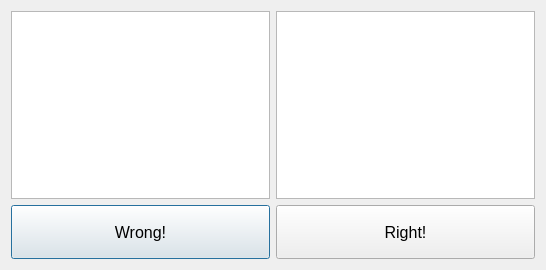
<?xml version="1.0" encoding="UTF-8"?>
<ui version="4.0">
 <class>RightorWrongDialog</class>
 <widget class="QDialog" name="RightorWrongDialog">
  <property name="windowModality">
   <enum>Qt::ApplicationModal</enum>
  </property>
  <property name="enabled">
   <bool>true</bool>
  </property>
  <property name="geometry">
   <rect>
    <x>0</x>
    <y>0</y>
    <width>546</width>
    <height>270</height>
   </rect>
  </property>
  <property name="sizePolicy">
   <sizepolicy hsizetype="Fixed" vsizetype="Fixed">
    <horstretch>23</horstretch>
    <verstretch>0</verstretch>
   </sizepolicy>
  </property>
  <property name="focusPolicy">
   <enum>Qt::NoFocus</enum>
  </property>
  <property name="windowTitle">
   <string>Right or wrong?</string>
  </property>
  <property name="toolTip">
   <string notr="true"/>
  </property>
  <property name="statusTip">
   <string notr="true"/>
  </property>
  <layout class="QGridLayout" name="gridLayout">
   <item row="0" column="0">
    <widget class="QPlainTextEdit" name="correct_answer_textEdit">
     <property name="focusPolicy">
      <enum>Qt::NoFocus</enum>
     </property>
     <property name="readOnly">
      <bool>true</bool>
     </property>
     <property name="plainText">
      <string notr="true"/>
     </property>
     <property name="tabStopWidth">
      <number>0</number>
     </property>
    </widget>
   </item>
   <item row="0" column="1">
    <widget class="QPlainTextEdit" name="given_answer_textEdit">
     <property name="focusPolicy">
      <enum>Qt::NoFocus</enum>
     </property>
     <property name="readOnly">
      <bool>true</bool>
     </property>
     <property name="plainText">
      <string notr="true"/>
     </property>
     <property name="tabStopWidth">
      <number>0</number>
     </property>
    </widget>
   </item>
   <item row="1" column="0">
    <widget class="QPushButton" name="wrong">
     <property name="sizePolicy">
      <sizepolicy hsizetype="Minimum" vsizetype="Maximum">
       <horstretch>0</horstretch>
       <verstretch>0</verstretch>
      </sizepolicy>
     </property>
     <property name="minimumSize">
      <size>
       <width>110</width>
       <height>54</height>
      </size>
     </property>
     <property name="font">
      <font>
       <pointsize>12</pointsize>
      </font>
     </property>
     <property name="focusPolicy">
      <enum>Qt::StrongFocus</enum>
     </property>
     <property name="text">
      <string>Wrong!</string>
     </property>
     <property name="autoRepeatInterval">
      <number>99</number>
     </property>
    </widget>
   </item>
   <item row="1" column="1">
    <widget class="QPushButton" name="right">
     <property name="sizePolicy">
      <sizepolicy hsizetype="Minimum" vsizetype="Maximum">
       <horstretch>0</horstretch>
       <verstretch>0</verstretch>
      </sizepolicy>
     </property>
     <property name="minimumSize">
      <size>
       <width>110</width>
       <height>54</height>
      </size>
     </property>
     <property name="font">
      <font>
       <pointsize>12</pointsize>
      </font>
     </property>
     <property name="focusPolicy">
      <enum>Qt::StrongFocus</enum>
     </property>
     <property name="text">
      <string>Right!</string>
     </property>
     <property name="shortcut">
      <string notr="true"/>
     </property>
     <property name="autoRepeatDelay">
      <number>315</number>
     </property>
     <property name="autoRepeatInterval">
      <number>102</number>
     </property>
    </widget>
   </item>
  </layout>
 </widget>
 <tabstops>
  <tabstop>wrong</tabstop>
  <tabstop>right</tabstop>
  <tabstop>correct_answer_textEdit</tabstop>
  <tabstop>given_answer_textEdit</tabstop>
 </tabstops>
 <resources/>
 <connections/>
</ui>
